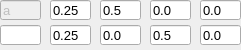
         <widget class="QWidget" name="panel13" native="true">
          <property name="geometry">
           <rect>
            <x>0</x>
            <y>112</y>
            <width>241</width>
            <height>50</height>
           </rect>
          </property>
          <property name="font">
           <font>
            <pointsize>10</pointsize>
           </font>
          </property>
          <widget class="QLineEdit" name="lineEdittype03">
           <property name="enabled">
            <bool>false</bool>
           </property>
           <property name="geometry">
            <rect>
             <x>0</x>
             <y>0</y>
             <width>41</width>
             <height>20</height>
            </rect>
           </property>
           <property name="font">
            <font>
             <pointsize>10</pointsize>
            </font>
           </property>
           <property name="text">
            <string>a</string>
           </property>
          </widget>
          <widget class="QLineEdit" name="lineEditparam031">
           <property name="geometry">
            <rect>
             <x>50</x>
             <y>0</y>
             <width>41</width>
             <height>20</height>
            </rect>
           </property>
           <property name="font">
            <font>
             <pointsize>10</pointsize>
            </font>
           </property>
           <property name="text">
            <string>0.25</string>
           </property>
          </widget>
          <widget class="QLineEdit" name="lineEditparam032">
           <property name="geometry">
            <rect>
             <x>100</x>
             <y>0</y>
             <width>41</width>
             <height>20</height>
            </rect>
           </property>
           <property name="font">
            <font>
             <pointsize>10</pointsize>
            </font>
           </property>
           <property name="text">
            <string>0.5</string>
           </property>
          </widget>
          <widget class="QLineEdit" name="lineEditparam033">
           <property name="geometry">
            <rect>
             <x>150</x>
             <y>0</y>
             <width>41</width>
             <height>20</height>
            </rect>
           </property>
           <property name="font">
            <font>
             <pointsize>10</pointsize>
            </font>
           </property>
           <property name="text">
            <string>0.0</string>
           </property>
          </widget>
          <widget class="QLineEdit" name="lineEditparam034">
           <property name="geometry">
            <rect>
             <x>200</x>
             <y>0</y>
             <width>41</width>
             <height>20</height>
            </rect>
           </property>
           <property name="font">
            <font>
             <pointsize>10</pointsize>
            </font>
           </property>
           <property name="text">
            <string>0.0</string>
           </property>
          </widget>
          <widget class="QLineEdit" name="lineEditparam038">
           <property name="geometry">
            <rect>
             <x>150</x>
             <y>25</y>
             <width>41</width>
             <height>20</height>
            </rect>
           </property>
           <property name="font">
            <font>
             <pointsize>10</pointsize>
            </font>
           </property>
           <property name="text">
            <string>0.5</string>
           </property>
          </widget>
          <widget class="QLineEdit" name="lineEditparam036">
           <property name="geometry">
            <rect>
             <x>50</x>
             <y>25</y>
             <width>41</width>
             <height>20</height>
            </rect>
           </property>
           <property name="font">
            <font>
             <pointsize>10</pointsize>
            </font>
           </property>
           <property name="text">
            <string>0.25</string>
           </property>
          </widget>
          <widget class="QLineEdit" name="lineEditparam037">
           <property name="geometry">
            <rect>
             <x>100</x>
             <y>25</y>
             <width>41</width>
             <height>20</height>
            </rect>
           </property>
           <property name="font">
            <font>
             <pointsize>10</pointsize>
            </font>
           </property>
           <property name="text">
            <string>0.0</string>
           </property>
          </widget>
          <widget class="QLineEdit" name="lineEditparam035">
           <property name="geometry">
            <rect>
             <x>0</x>
             <y>25</y>
             <width>41</width>
             <height>20</height>
            </rect>
           </property>
           <property name="font">
            <font>
             <pointsize>10</pointsize>
            </font>
           </property>
           <property name="text">
            <string/>
           </property>
          </widget>
          <widget class="QLineEdit" name="lineEditparam039">
           <property name="geometry">
            <rect>
             <x>200</x>
             <y>25</y>
             <width>41</width>
             <height>20</height>
            </rect>
           </property>
           <property name="font">
            <font>
             <pointsize>10</pointsize>
            </font>
           </property>
           <property name="text">
            <string>0.0</string>
           </property>
          </widget>
         </widget>
